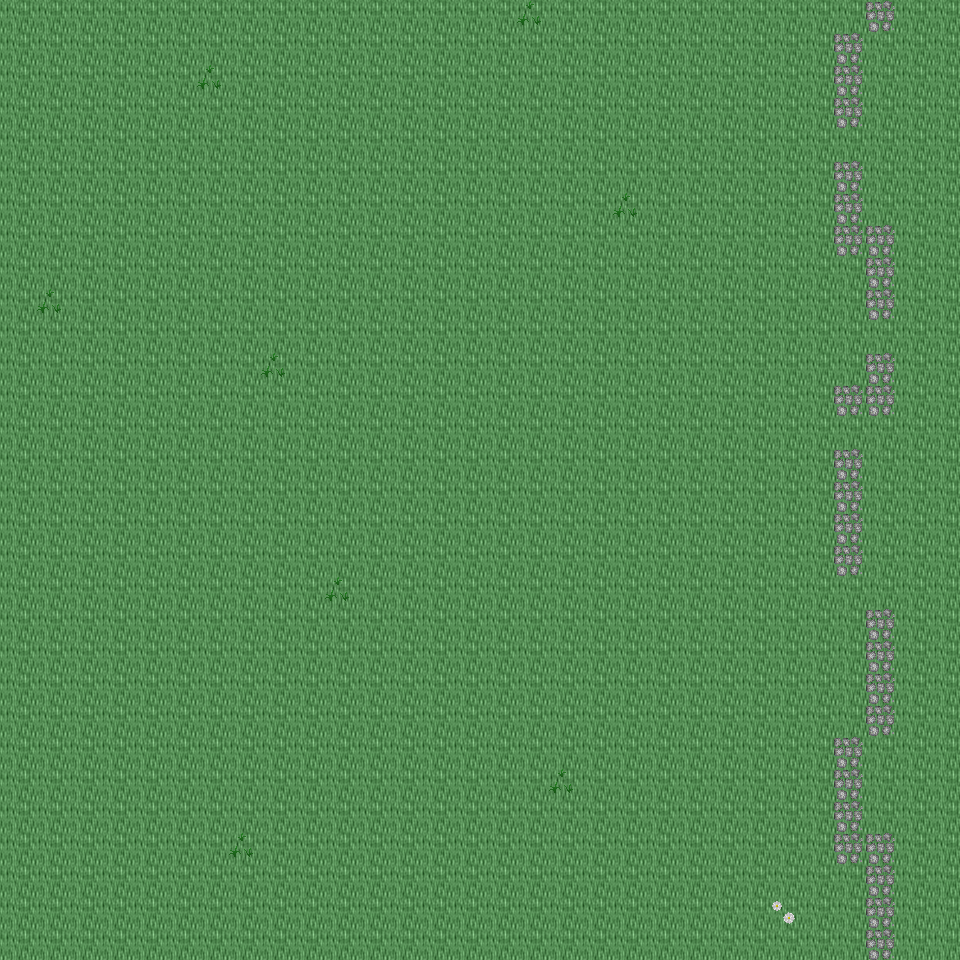

Tiled map render using the project's own tile images. Description and the map definition, with tile-layer contents summarised, below:
An orthogonal 30x30 tile map with 32x32 px tiles, 6 tile layers (Ground, Object, Object2, Above, ...), 43 tilesets and 4 objects (4x mapExit).

<map version="1.0" orientation="orthogonal" renderorder="right-down" width="30" height="30" tilewidth="32" tileheight="32" nextobjectid="5">
  <tileset firstgid="1" name="tileset_ground_ground" tilewidth="32" tileheight="32" tilecount="33" columns="3">
    <image source="../drawable/tileset_ground_ground.png" width="96" height="352" />
  </tileset>
  <tileset firstgid="34" name="tileset_ground_water_water" tilewidth="32" tileheight="32" tilecount="24" columns="3">
    <image source="../drawable/tileset_ground_water_water.png" width="96" height="256" />
  </tileset>
  <tileset firstgid="58" name="tileset_ground_square_patch" tilewidth="32" tileheight="32" tilecount="9" columns="3">
    <image source="../drawable/tileset_ground_square_patch.png" width="96" height="96" />
  </tileset>
  <tileset firstgid="67" name="tileset_building_wall_wall_brown" tilewidth="32" tileheight="32" tilecount="12" columns="3">
    <image source="../drawable/tileset_building_wall_wall_brown.png" width="96" height="128" />
  </tileset>
  <tileset firstgid="79" name="tileset_ground_water_pool_grassy" tilewidth="32" tileheight="32" tilecount="27" columns="9">
    <image source="../drawable/tileset_ground_water_pool_grassy.png" width="288" height="96" />
  </tileset>
  <tileset firstgid="106" name="tileset_ground_ridge_earth_dark" tilewidth="32" tileheight="32" tilecount="96" columns="12">
    <image source="../drawable/tileset_ground_ridge_earth_dark.png" width="384" height="256" />
  </tileset>
  <tileset firstgid="202" name="tileset_plant_grasses" tilewidth="32" tileheight="32" tilecount="6" columns="3">
    <image source="../drawable/tileset_plant_grasses.png" width="96" height="64" />
  </tileset>
  <tileset firstgid="208" name="tileset_plant_flower_daisy_white" tilewidth="32" tileheight="32" tilecount="8" columns="2">
    <image source="../drawable/tileset_plant_flower_daisy_white.png" width="64" height="128" />
  </tileset>
  <tileset firstgid="216" name="tileset_ground_rock_pebbles" tilewidth="32" tileheight="32" tilecount="3" columns="1">
    <image source="../drawable/tileset_ground_rock_pebbles.png" width="32" height="96" />
  </tileset>
  <tileset firstgid="219" name="tileset_ground_rock_rocks_2" tilewidth="32" tileheight="32" tilecount="4" columns="2">
    <image source="../drawable/tileset_ground_rock_rocks_2.png" width="64" height="64" />
  </tileset>
  <tileset firstgid="223" name="tileset_item_pot_pot_grey" tilewidth="32" tileheight="32" tilecount="1" columns="1">
    <image source="../drawable/tileset_item_pot_pot_grey.png" width="32" height="32" />
  </tileset>
  <tileset firstgid="224" name="tileset_plant_bush_bushes" tilewidth="32" tileheight="32" tilecount="10" columns="5">
    <image source="../drawable/tileset_plant_bush_bushes.png" width="160" height="64" />
  </tileset>
  <tileset firstgid="234" name="tileset_ground_ladder_vertical_dark" tilewidth="32" tileheight="32" tilecount="3" columns="3">
    <image source="../drawable/tileset_ground_ladder_vertical_dark.png" width="96" height="32" />
  </tileset>
  <tileset firstgid="237" name="tileset_ground_ladder_horizontal_dark" tilewidth="32" tileheight="32" tilecount="3" columns="1">
    <image source="../drawable/tileset_ground_ladder_horizontal_dark.png" width="32" height="96" />
  </tileset>
  <tileset firstgid="240" name="tileset_plant_flower_daisy_blue" tilewidth="32" tileheight="32" tilecount="8" columns="2">
    <image source="../drawable/tileset_plant_flower_daisy_blue.png" width="64" height="128" />
  </tileset>
  <tileset firstgid="248" name="tileset_ground_grass_edges" tilewidth="32" tileheight="32" tilecount="36" columns="12">
    <image source="../drawable/tileset_ground_grass_edges.png" width="384" height="96" />
  </tileset>
  <tileset firstgid="284" name="tileset_ground_grass_corners" tilewidth="32" tileheight="32" tilecount="24" columns="6">
    <image source="../drawable/tileset_ground_grass_corners.png" width="192" height="128" />
  </tileset>
  <tileset firstgid="308" name="tileset_ground_cobbled_paving" tilewidth="32" tileheight="32" tilecount="1" columns="1">
    <image source="../drawable/tileset_ground_cobbled_paving.png" width="32" height="32" />
  </tileset>
  <tileset firstgid="309" name="tileset_building_door_door_n" tilewidth="32" tileheight="32" tilecount="6" columns="3">
    <image source="../drawable/tileset_building_door_door_n.png" width="96" height="64" />
  </tileset>
  <tileset firstgid="315" name="tileset_building_door_closed" tilewidth="32" tileheight="32" tilecount="1" columns="1">
    <image source="../drawable/tileset_building_door_closed.png" width="32" height="32" />
  </tileset>
  <tileset firstgid="316" name="tileset_building_window_window_right" tilewidth="32" tileheight="32" tilecount="2" columns="2">
    <image source="../drawable/tileset_building_window_window_right.png" width="64" height="32" />
  </tileset>
  <tileset firstgid="318" name="tileset_plant_flower_daisy_red" tilewidth="32" tileheight="32" tilecount="8" columns="2">
    <image source="../drawable/tileset_plant_flower_daisy_red.png" width="64" height="128" />
  </tileset>
  <tileset firstgid="326" name="tileset_building_window_window_long" tilewidth="32" tileheight="32" tilecount="3" columns="3">
    <image source="../drawable/tileset_building_window_window_long.png" width="96" height="32" />
  </tileset>
  <tileset firstgid="329" name="tileset_plant_flower_daisy_yellow" tilewidth="32" tileheight="32" tilecount="8" columns="2">
    <image source="../drawable/tileset_plant_flower_daisy_yellow.png" width="64" height="128" />
  </tileset>
  <tileset firstgid="337" name="tileset_furniture_light_flames" tilewidth="32" tileheight="32" tilecount="6" columns="6">
    <image source="../drawable/tileset_furniture_light_flames.png" width="192" height="32" />
  </tileset>
  <tileset firstgid="343" name="tileset_building_fence_fence_chunky" tilewidth="32" tileheight="32" tilecount="21" columns="3">
    <image source="../drawable/tileset_building_fence_fence_chunky.png" width="96" height="224" />
  </tileset>
  <tileset firstgid="364" name="tileset_plant_tree_tree_green" tilewidth="32" tileheight="32" tilecount="88" columns="8">
    <image source="../drawable/tileset_plant_tree_tree_green.png" width="256" height="352" />
  </tileset>
  <tileset firstgid="452" name="tileset_plant_tree_tree_darkgreen" tilewidth="32" tileheight="32" tilecount="88" columns="8">
    <image source="../drawable/tileset_plant_tree_tree_darkgreen.png" width="256" height="352" />
  </tileset>
  <tileset firstgid="540" name="tileset_item_sign_large" tilewidth="32" tileheight="32" tilecount="15" columns="5">
    <image source="../drawable/tileset_item_sign_large.png" width="160" height="96" />
  </tileset>
  <tileset firstgid="555" name="tileset_ground_ladder_small" tilewidth="32" tileheight="32" tilecount="1" columns="1">
    <image source="../drawable/tileset_ground_ladder_small.png" width="32" height="32" />
  </tileset>
  <tileset firstgid="556" name="tileset_building_roof_blue" tilewidth="32" tileheight="32" tilecount="20" columns="5">
    <image source="../drawable/tileset_building_roof_blue.png" width="160" height="128" />
  </tileset>
  <tileset firstgid="576" name="tileset_building_decoration_chimney" tilewidth="32" tileheight="32" tilecount="2" columns="1">
    <image source="../drawable/tileset_building_decoration_chimney.png" width="32" height="64" />
  </tileset>
  <tileset firstgid="578" name="tileset_logic_creature_gnome" tilewidth="32" tileheight="32" tilecount="6" columns="6">
    <image source="../drawable/tileset_logic_creature_gnome.png" width="192" height="32" />
  </tileset>
  <tileset firstgid="584" name="tileset_logic_creature_rodent" tilewidth="32" tileheight="32" tilecount="8" columns="8">
    <image source="../drawable/tileset_logic_creature_rodent.png" width="256" height="32" />
  </tileset>
  <tileset firstgid="592" name="tileset_logic_creature_animal" tilewidth="32" tileheight="32" tilecount="32" columns="8">
    <image source="../drawable/tileset_logic_creature_animal.png" width="256" height="128" />
  </tileset>
  <tileset firstgid="624" name="tileset_logic_collision" tilewidth="32" tileheight="32" tilecount="1" columns="1">
    <image source="../drawable/tileset_logic_collision.png" width="32" height="32" />
  </tileset>
  <tileset firstgid="625" name="tileset_ground_water_water_corners" tilewidth="32" tileheight="32" tilecount="12" columns="6">
    <image source="../drawable/tileset_ground_water_water_corners.png" width="192" height="64" />
  </tileset>
  <tileset firstgid="637" name="tileset_ground_green_paving" tilewidth="32" tileheight="32" tilecount="18" columns="3">
    <image source="../drawable/tileset_ground_green_paving.png" width="96" height="192" />
  </tileset>
  <tileset firstgid="655" name="tileset_logic_protection" tilewidth="32" tileheight="32" tilecount="2" columns="2">
    <image source="../drawable/tileset_logic_protection.png" width="64" height="32" />
  </tileset>
  <tileset firstgid="657" name="tileset_light_yellow_light_5x5" tilewidth="32" tileheight="32" tilecount="25" columns="5">
    <image source="../drawable/tileset_light_yellow_light_5x5.png" width="160" height="160" />
  </tileset>
  <tileset firstgid="682" name="tileset_furniture_light_small_lamp" tilewidth="32" tileheight="32" tilecount="4" columns="4">
    <image source="../drawable/tileset_furniture_light_small_lamp.png" width="128" height="32" />
  </tileset>
  <tileset firstgid="686" name="tileset_light_door_light" tilewidth="32" tileheight="32" tilecount="12" columns="3">
    <image source="../drawable/tileset_light_door_light.png" width="96" height="128" />
  </tileset>
  <tileset firstgid="698" name="tileset_logic_creature_human_risecia" tilewidth="32" tileheight="32" tilecount="4" columns="4">
    <image source="../drawable/tileset_logic_creature_human_risecia.png" width="128" height="32" />
  </tileset>
  <layer name="Ground" width="30" height="30">
    <data>[900 cells, 900 non-empty, 1 distinct tile ids]</data>
  </layer>
  <layer name="Object" width="30" height="30">
    <data>[900 cells, 38 non-empty, 3 distinct tile ids]</data>
  </layer>
  <layer name="Object2" width="30" height="30">
    <data>[900 cells, 0 non-empty, 0 distinct tile ids]</data>
  </layer>
  <layer name="Above" width="30" height="30">
    <data>[900 cells, 0 non-empty, 0 distinct tile ids]</data>
  </layer>
  <layer name="Above2" width="30" height="30">
    <data>[900 cells, 0 non-empty, 0 distinct tile ids]</data>
  </layer>
  <layer name="Walkable" width="30" height="30">
    <data>[900 cells, 0 non-empty, 0 distinct tile ids]</data>
  </layer>
  <objectgroup name="MapEvents">
    <object id="1" name="north" type="mapExit" x="0" y="0" width="960" height="32">
      <properties>
        <property name="map" value="level_0_x205_y26" />
        <property name="x" value="0" />
        <property name="y" value="28" />
      </properties>
    </object>
    <object id="2" name="south" type="mapExit" x="0" y="928" width="960" height="32">
      <properties>
        <property name="map" value="level_0_x205_y28" />
        <property name="x" value="0" />
        <property name="y" value="1" />
      </properties>
    </object>
    <object id="3" name="west" type="mapExit" x="0" y="0" width="32" height="960">
      <properties>
        <property name="map" value="level_0_x204_y27" />
        <property name="x" value="28" />
        <property name="y" value="0" />
      </properties>
    </object>
    <object id="4" name="east" type="mapExit" x="928" y="0" width="32" height="960">
      <properties>
        <property name="map" value="level_0_x206_y27" />
        <property name="x" value="1" />
        <property name="y" value="0" />
      </properties>
    </object>
  </objectgroup>
</map>
